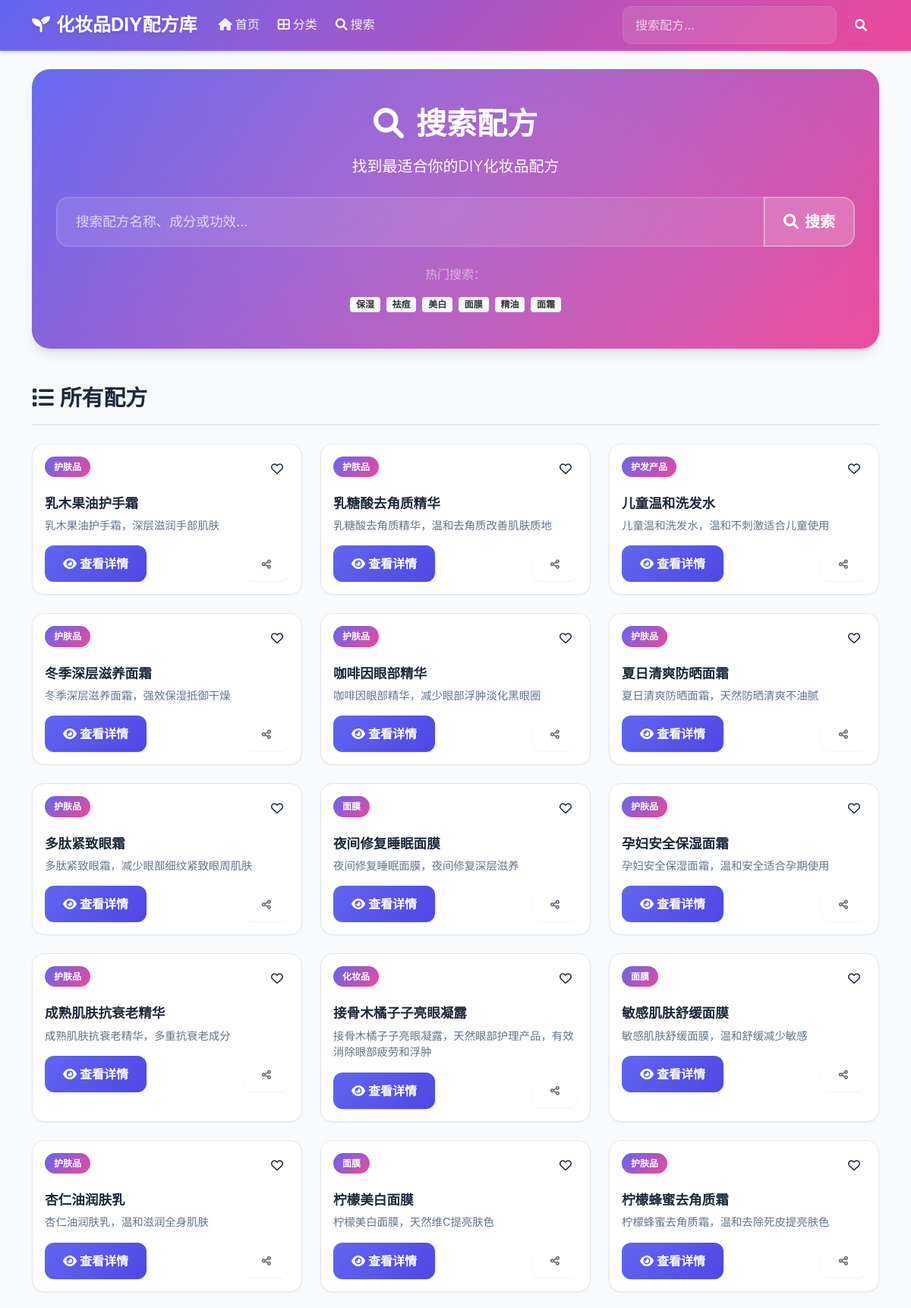
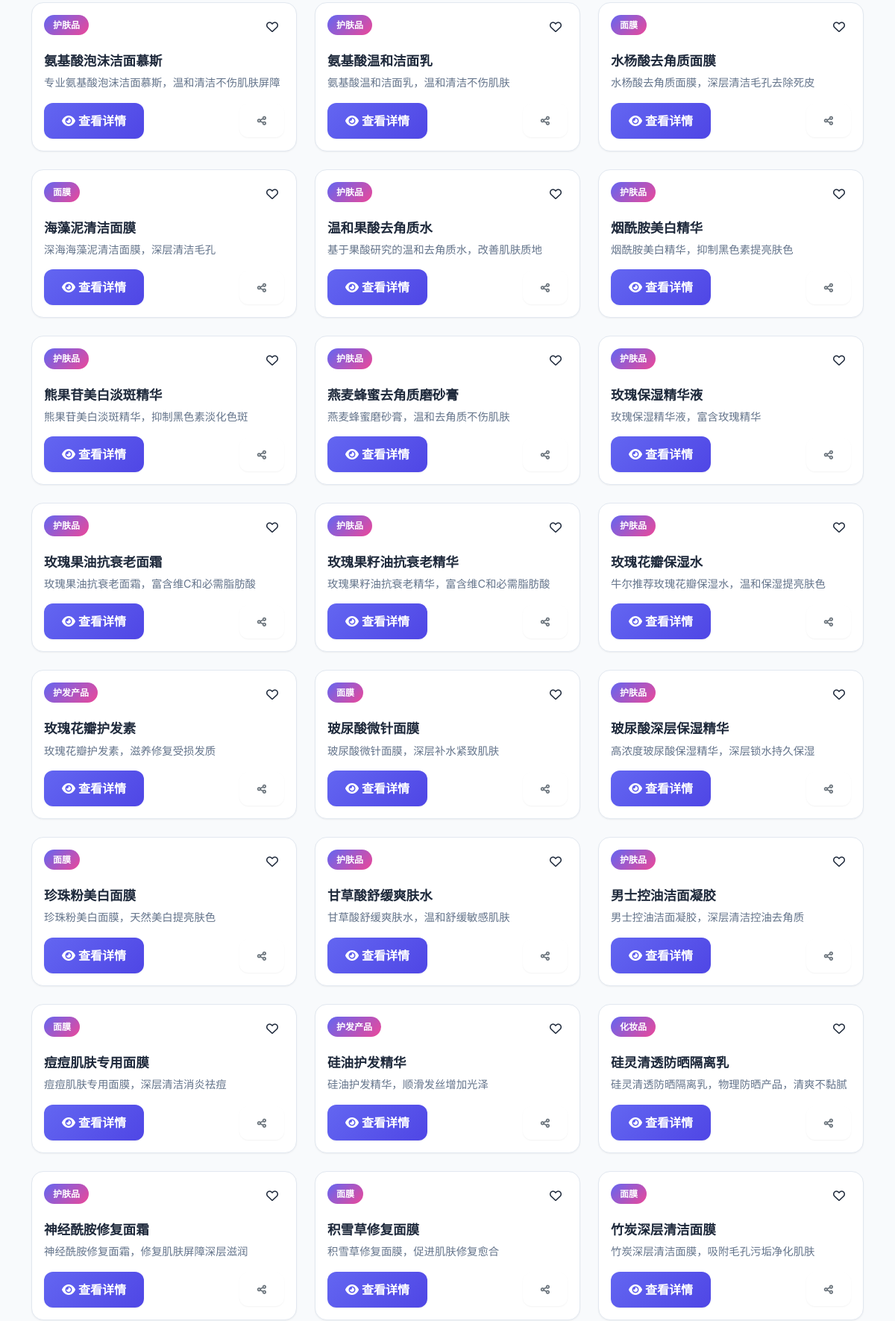
Screenshot of /search (upper part) with the database file from the repository (2 pictures, top to bottom).
### tables this page shows
CREATE TABLE products (
            id INTEGER PRIMARY KEY AUTOINCREMENT,
            name TEXT NOT NULL UNIQUE,
            category TEXT NOT NULL,
            description TEXT,
            created_at TIMESTAMP DEFAULT CURRENT_TIMESTAMP
        );

### web_app.py (the view)
@app.route('/search')
def search():
    keyword = request.args.get('q', '')
    products = db.search_products(keyword)
    return render_template('search.html', products=products, keyword=keyword)

### extract_pdf_data.py (called while the page is built)
    def search_products(self, keyword: str = "") -> List[Dict]:
        conn = sqlite3.connect(self.db_path)
        cursor = conn.cursor()
        if keyword:
            cursor.execute(
                "SELECT id, name, category, description FROM products WHERE name LIKE ? OR description LIKE ?",
                (f"%{keyword}%", f"%{keyword}%")
            )
        else:
            cursor.execute("SELECT id, name, category, description FROM products ORDER BY name")
        products = []
        for row in cursor.fetchall():
            products.append({
                'id': row[0],
                'name': row[1],
                'category': row[2],
                'description': row[3]
            })
        conn.close()
        return products

### templates/search.html (shortened to what this page needs)
{% extends "base.html" %}
{% block content %}
<div class="search-hero">
<div class="search-box">
        <div class="search-header text-center mb-4">
            <h1 class="display-5 fw-bold">
                <i class="fas fa-search me-3"></i>搜索配方
            </h1>
            <p class="lead">找到最适合你的DIY化妆品配方</p>
        </div>
        <form action="{{ url_for('search') }}" method="GET" class="search-form">
        <div class="input-group input-group-lg">
            <input type="text" class="form-control" name="q"
                   placeholder="搜索配方名称、成分或功效..."
                       value="{{ keyword }}" autofocus autocomplete="off">
            <button class="btn btn-light" type="submit">
                <i class="fas fa-search me-2"></i>搜索
            </button>
        </div>
    </form>
        <div class="search-suggestions mt-4">
            <p class="text-center text-white-50 mb-3">热门搜索：</p>
            <div class="d-flex flex-wrap justify-content-center gap-2">
                <a href="{{ url_for('search', q='保湿') }}" class="badge bg-light text-dark">保湿</a>
                <a href="{{ url_for('search', q='祛痘') }}" class="badge bg-light text-dark">祛痘</a>
                <a href="{{ url_for('search', q='美白') }}" class="badge bg-light text-dark">美白</a>
                <a href="{{ url_for('search', q='面膜') }}" class="badge bg-light text-dark">面膜</a>
                <a href="{{ url_for('search', q='精油') }}" class="badge bg-light text-dark">精油</a>
                <a href="{{ url_for('search', q='面霜') }}" class="badge bg-light text-dark">面霜</a>
            </div>
        </div>
    </div>
</div>
<div class="search-results-section">
    <div class="results-header mb-4">
        {% if keyword %}
        <div class="d-flex justify-content-between align-items-center">
            <h2 class="results-title">
            <i class="fas fa-list me-2"></i>搜索结果
            </h2>
            <div class="results-count">
                <span class="badge bg-primary fs-6">{{ products|length }} 个结果</span>
            </div>
        </div>
        {% else %}
        <h2 class="results-title">
            <i class="fas fa-list me-2"></i>所有配方
        </h2>
        {% endif %}
</div>
{% if products %}
    <div class="row g-4" id="productsGrid">
    {% for product in products %}
        <div class="col-md-6 col-lg-4 product-item" data-category="{{ product.category }}">
            <div class="product-card">
                <div class="product-header">
                    <div class="product-badge">{{ product.category }}</div>
                    <div class="product-favorite">
                        <i class="far fa-heart"></i>
                    </div>
                </div>
                <div class="product-content">
                    <h5 class="product-title">{{ product.name }}</h5>
                {% if product.description %}
                    <p class="product-description">
                        {{ product.description[:80] }}{% if product.description|length > 80 %}...{% endif %}
                    </p>
                {% endif %}
                    <div class="product-actions">
                    <a href="{{ url_for('product_detail', product_id=product.id) }}"
                       class="btn btn-primary">
                        <i class="fas fa-eye me-1"></i>查看详情
                    </a>
                        <button class="btn btn-outline-secondary btn-sm" onclick="shareProduct({{ product.id }})">
                            <i class="fas fa-share-alt"></i>
                        </button>
                </div>
            </div>
        </div>
    </div>
    {% endfor %}
</div>
{% endif %}
</div>
{% endblock %}

### templates/base.html (style rules this page uses)
:root { --primary-color: #6366f1; --primary-dark: #4f46e5; --secondary-color: #ec4899; --success-color: #10b981; --warning-color: #f59e0b; --info-color: #06b6d4; --light-bg: #f8fafc; --dark-bg: #1e293b; --text-primary: #1e293b; --text-secondary: #64748b; --border-color: #e2e8f0; --shadow-sm: 0 1px 2px 0 rgba(0, 0, 0, 0.05); --shadow-md: 0 4px 6px -1px rgba(0, 0, 0, 0.1), 0 2px 4px -1px rgba(0, 0, 0, 0.06); --shadow-lg: 0 10px 15px -3px rgba(0, 0, 0, 0.1), 0 4px 6px -2px rgba(0, 0, 0, 0.05); --shadow-xl: 0 20px 25px -5px rgba(0, 0, 0, 0.1), 0 10px 10px -5px rgba(0, 0, 0, 0.04); }
body { font-family: 'Inter', -apple-system, BlinkMacSystemFont, 'Segoe UI', Roboto, sans-serif; background-color: var(--light-bg); color: var(--text-primary); line-height: 1.6; }
.btn { border-radius: 0.75rem; font-weight: 600; padding: 0.75rem 1.5rem; transition: all 0.3s ease; border: none; box-shadow: var(--shadow-sm); }
.btn-primary { background: linear-gradient(135deg, var(--primary-color) 0%, var(--primary-dark) 100%); border: none; }
.search-box { background: linear-gradient(135deg, var(--primary-color) 0%, var(--secondary-color) 100%); color: white; padding: 3rem 2rem; border-radius: 1.5rem; margin-bottom: 3rem; box-shadow: var(--shadow-lg); position: relative; overflow: hidden; }
.search-box::before { content: ''; position: absolute; top: -50%; left: -50%; width: 200%; height: 200%; background: radial-gradient(circle, rgba(255, 255, 255, 0.1) 0%, transparent 70%); animation: shimmer 3s infinite; }
.search-box .form-control { border: 2px solid rgba(255, 255, 255, 0.2); background-color: rgba(255, 255, 255, 0.1); color: white; border-radius: 1rem; padding: 1rem 1.5rem; font-size: 1.1rem; backdrop-filter: blur(10px); }
.search-box .form-control::placeholder { color: rgba(255, 255, 255, 0.7); }
.search-box .btn-light { background-color: rgba(255, 255, 255, 0.2); border: 2px solid rgba(255, 255, 255, 0.3); color: white; border-radius: 1rem; padding: 1rem 1.5rem; backdrop-filter: blur(10px); }
.fade-in { animation: fadeIn 0.6s ease-in; }

### templates/search.html (style rules this page uses)
.search-hero { margin-bottom: 3rem; }
.search-header h1 { font-size: 2.5rem; margin-bottom: 1rem; }
.search-suggestions .badge { transition: all 0.3s ease; text-decoration: none; cursor: pointer; }
.results-header { border-bottom: 2px solid var(--border-color); padding-bottom: 1rem; }
.results-title { font-size: 1.8rem; font-weight: 700; color: var(--text-primary); margin: 0; }
.product-card { background: white; border-radius: 1rem; overflow: hidden; box-shadow: var(--shadow-sm); transition: all 0.3s ease; border: 1px solid var(--border-color); height: 100%; }
.product-header { position: relative; padding: 1rem 1rem 0.5rem; }
.product-badge { background: linear-gradient(135deg, var(--primary-color), var(--secondary-color)); color: white; padding: 0.25rem 0.75rem; border-radius: 1rem; font-size: 0.75rem; font-weight: 600; display: inline-block; }
.product-favorite { position: absolute; top: 1rem; right: 1rem; width: 2rem; height: 2rem; background: rgba(255, 255, 255, 0.9); border-radius: 50%; display: flex; align-items: center; justify-content: center; cursor: pointer; transition: all 0.3s ease; }
.product-content { padding: 1rem; }
.product-title { font-size: 1.1rem; font-weight: 600; color: var(--text-primary); margin-bottom: 0.5rem; }
.product-description { color: var(--text-secondary); font-size: 0.9rem; margin-bottom: 1rem; line-height: 1.5; }
.product-actions { display: flex; justify-content: space-between; align-items: center; }

### rows the page displays
products: category "护肤品", name "乳木果油护手霜", description "乳木果油护手霜，深层滋润手部肌肤"
products: category "护肤品", name "乳糖酸去角质精华", description "乳糖酸去角质精华，温和去角质改善肌肤质地"
products: category "护发产品", name "儿童温和洗发水", description "儿童温和洗发水，温和不刺激适合儿童使用"
products: category "护肤品", name "冬季深层滋养面霜", description "冬季深层滋养面霜，强效保湿抵御干燥"
products: category "护肤品", name "咖啡因眼部精华", description "咖啡因眼部精华，减少眼部浮肿淡化黑眼圈"
products: category "护肤品", name "夏日清爽防晒面霜", description "夏日清爽防晒面霜，天然防晒清爽不油腻"
products: category "护肤品", name "多肽紧致眼霜", description "多肽紧致眼霜，减少眼部细纹紧致眼周肌肤"
products: category "面膜", name "夜间修复睡眠面膜", description "夜间修复睡眠面膜，夜间修复深层滋养"
products: category "护肤品", name "孕妇安全保湿面霜", description "孕妇安全保湿面霜，温和安全适合孕期使用"
products: category "护肤品", name "成熟肌肤抗衰老精华", description "成熟肌肤抗衰老精华，多重抗衰老成分"
products: category "化妆品", name "接骨木橘子子亮眼凝露", description "接骨木橘子子亮眼凝露，天然眼部护理产品，有效消除眼部疲劳和浮肿"
products: category "面膜", name "敏感肌肤舒缓面膜", description "敏感肌肤舒缓面膜，温和舒缓减少敏感"
products: category "护肤品", name "杏仁油润肤乳", description "杏仁油润肤乳，温和滋润全身肌肤"
products: category "面膜", name "柠檬美白面膜", description "柠檬美白面膜，天然维C提亮肤色"
products: category "护肤品", name "柠檬蜂蜜去角质霜", description "柠檬蜂蜜去角质霜，温和去除死皮提亮肤色"
products: category "护肤品", name "氨基酸泡沫洁面慕斯", description "专业氨基酸泡沫洁面慕斯，温和清洁不伤肌肤屏障"
products: category "护肤品", name "氨基酸温和洁面乳", description "氨基酸温和洁面乳，温和清洁不伤肌肤"
products: category "面膜", name "水杨酸去角质面膜", description "水杨酸去角质面膜，深层清洁毛孔去除死皮"
products: category "面膜", name "海藻泥清洁面膜", description "深海海藻泥清洁面膜，深层清洁毛孔"
products: category "护肤品", name "温和果酸去角质水", description "基于果酸研究的温和去角质水，改善肌肤质地"
products: category "护肤品", name "烟酰胺美白精华", description "烟酰胺美白精华，抑制黑色素提亮肤色"
products: category "护肤品", name "熊果苷美白淡斑精华", description "熊果苷美白淡斑精华，抑制黑色素淡化色斑"
products: category "护肤品", name "燕麦蜂蜜去角质磨砂膏", description "燕麦蜂蜜磨砂膏，温和去角质不伤肌肤"
products: category "护肤品", name "玫瑰保湿精华液", description "玫瑰保湿精华液，富含玫瑰精华"
products: category "护肤品", name "玫瑰果油抗衰老面霜", description "玫瑰果油抗衰老面霜，富含维C和必需脂肪酸"
products: category "护肤品", name "玫瑰果籽油抗衰老精华", description "玫瑰果籽油抗衰老精华，富含维C和必需脂肪酸"
products: category "护肤品", name "玫瑰花瓣保湿水", description "牛尔推荐玫瑰花瓣保湿水，温和保湿提亮肤色"
products: category "护发产品", name "玫瑰花瓣护发素", description "玫瑰花瓣护发素，滋养修复受损发质"
products: category "面膜", name "玻尿酸微针面膜", description "玻尿酸微针面膜，深层补水紧致肌肤"
products: category "护肤品", name "玻尿酸深层保湿精华", description "高浓度玻尿酸保湿精华，深层锁水持久保湿"
products: category "面膜", name "珍珠粉美白面膜", description "珍珠粉美白面膜，天然美白提亮肤色"
products: category "护肤品", name "甘草酸舒缓爽肤水", description "甘草酸舒缓爽肤水，温和舒缓敏感肌肤"
products: category "护肤品", name "男士控油洁面凝胶", description "男士控油洁面凝胶，深层清洁控油去角质"
products: category "面膜", name "痘痘肌肤专用面膜", description "痘痘肌肤专用面膜，深层清洁消炎祛痘"
products: category "护发产品", name "硅油护发精华", description "硅油护发精华，顺滑发丝增加光泽"
products: category "化妆品", name "硅灵清透防晒隔离乳", description "硅灵清透防晒隔离乳，物理防晒产品，清爽不黏腻"
products: category "护肤品", name "神经酰胺修复面霜", description "神经酰胺修复面霜，修复肌肤屏障深层滋润"
products: category "面膜", name "积雪草修复面膜", description "积雪草修复面膜，促进肌肤修复愈合"
products: category "面膜", name "竹炭深层清洁面膜", description "竹炭深层清洁面膜，吸附毛孔污垢净化肌肤"
